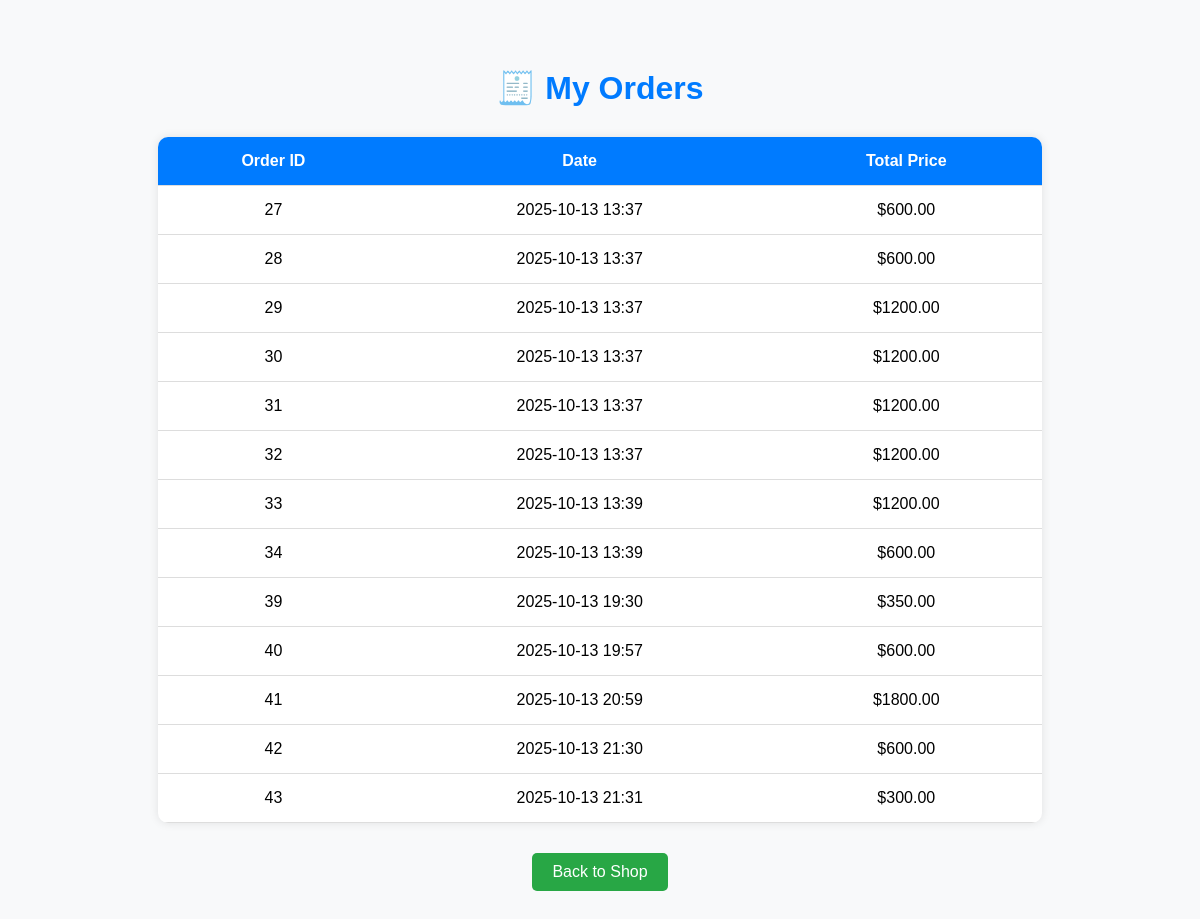
/shop/orders/ (signed in), run on the app's committed database.
### shop/models.py (models this page shows, shortened)
class Order(models.Model):
   user=models.ForeignKey('auth.User',on_delete=models.CASCADE)
   created_at=models.DateTimeField(auto_now_add=True)
   total_price=models.DecimalField(max_digits=10, decimal_places=2)
   is_completed=models.BooleanField(default=False)

### shop/views.py (the view)
# urls.py: path('orders/',OrderListView.as_view(),name="order_list"),
class OrderListView(LoginRequiredMixin,ListView):
    model = Order
    template_name = "shop/order_list.html"
    context_object_name = "orders"

### shop/templates/shop/order_list.html (shortened to what this page needs)
{% load static %}
<!DOCTYPE html>
<html lang="en">
<head>
</head>
<body>
  <h1>🧾 My Orders</h1>
  {% if orders %}
  <table>
    <thead>
      <tr>
        <th>Order ID</th>
        <th>Date</th>
        <th>Total Price</th>
      </tr>
    </thead>
    <tbody>
      {% for order in orders %}
      <tr>
        <td>{{ order.id }}</td>
        <td>{{ order.created_at|date:"Y-m-d H:i" }}</td>
        <td>${{ order.total_price }}</td>
      </tr>
      {% endfor %}
    </tbody>
  </table>
  {% else %}
  <p class="no-orders">You have no orders yet.</p>
  {% endif %}
  <a href="{% url 'home' %}">Back to Shop</a>
</body>
</html>

### shop/templates/shop/order_list.html (style rules this page uses)
body { font-family: Arial, sans-serif; background: #f8f9fa; padding: 40px; text-align: center; }
h1 { color: #007bff; margin-bottom: 30px; }
table { margin: 0 auto; border-collapse: collapse; width: 80%; background: #fff; border-radius: 10px; overflow: hidden; box-shadow: 0 0 10px rgba(0,0,0,0.1); }
th, td { padding: 15px; border-bottom: 1px solid #ddd; }
th { background-color: #007bff; color: white; }
a { display: inline-block; margin-top: 30px; text-decoration: none; color: white; background-color: #28a745; padding: 10px 20px; border-radius: 5px; }

### data on the page
Order: id "27", created_at "2025-10-13 13:37", total_price "600.00"
Order: id "28", created_at "2025-10-13 13:37", total_price "600.00"
Order: id "29", created_at "2025-10-13 13:37", total_price "1200.00"
Order: id "30", created_at "2025-10-13 13:37", total_price "1200.00"
Order: id "31", created_at "2025-10-13 13:37", total_price "1200.00"
Order: id "32", created_at "2025-10-13 13:37", total_price "1200.00"
Order: id "33", created_at "2025-10-13 13:39", total_price "1200.00"
Order: id "34", created_at "2025-10-13 13:39", total_price "600.00"
Order: id "39", created_at "2025-10-13 19:30", total_price "350.00"
Order: id "40", created_at "2025-10-13 19:57", total_price "600.00"
Order: id "41", created_at "2025-10-13 20:59", total_price "1800.00"
Order: id "42", created_at "2025-10-13 21:30", total_price "600.00"
Order: id "43", created_at "2025-10-13 21:31", total_price "300.00"
